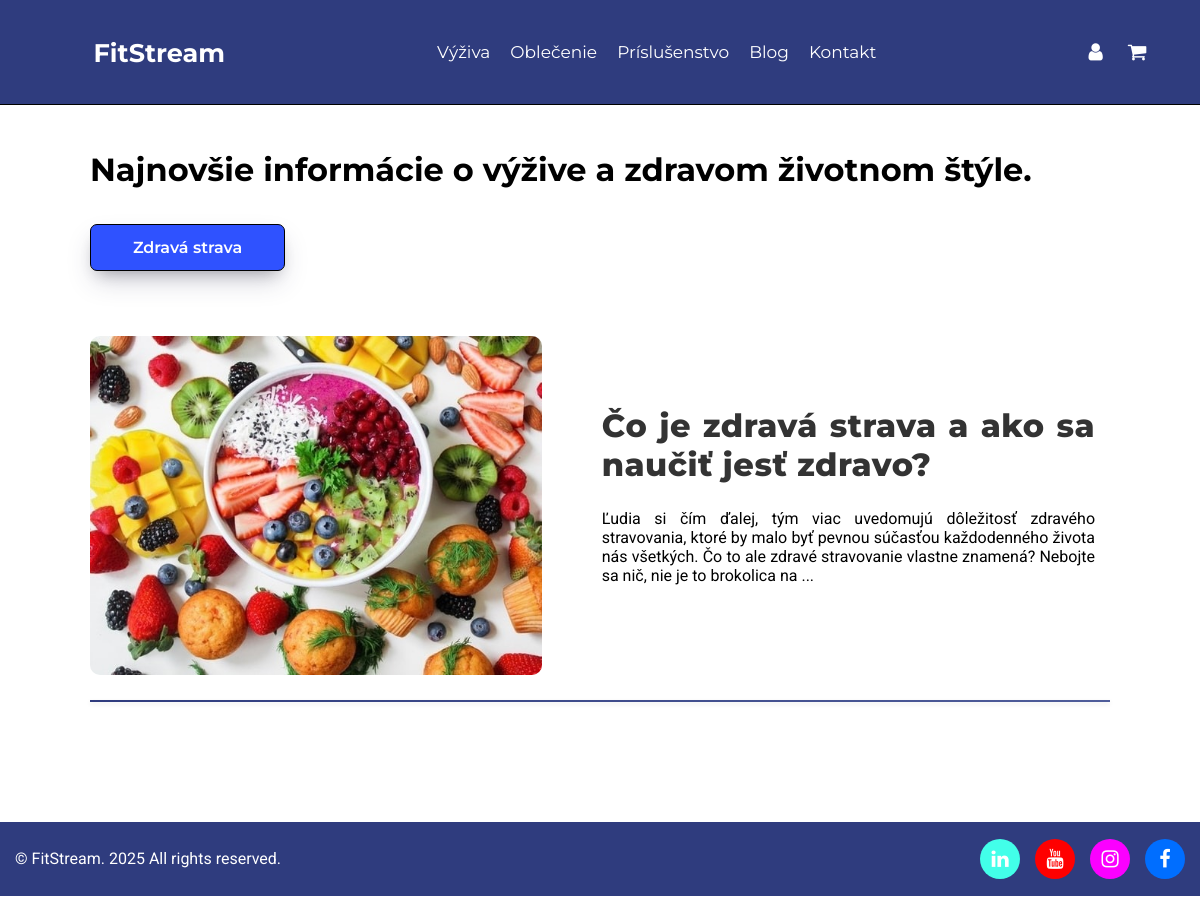
The page /blog.php on the database as committed earlier.
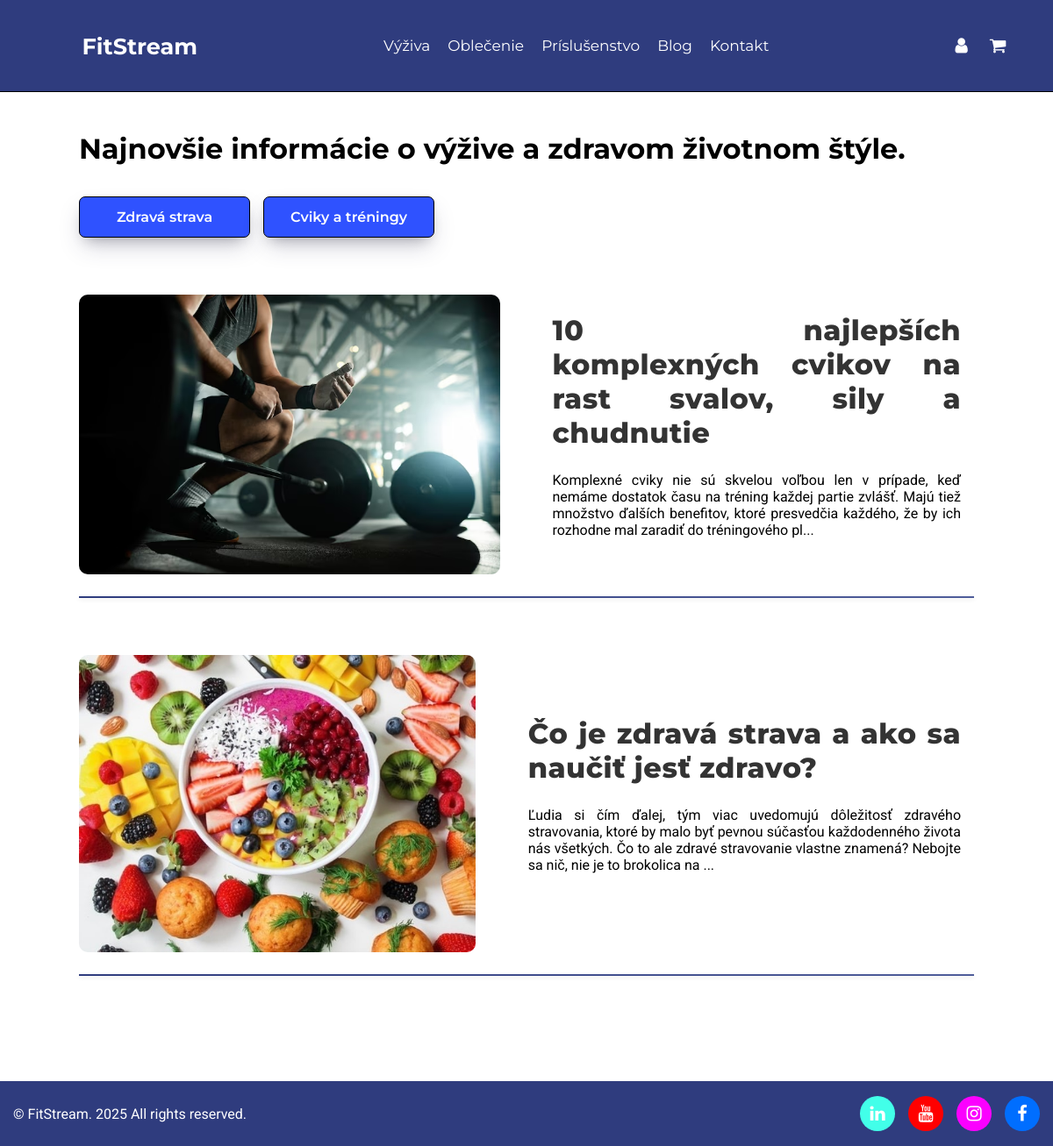
The same page on the database as committed later.
### tables this page shows
CREATE TABLE `navbar` (
  `idnavbar` int(11) NOT NULL,
  `nazov` varchar(200) NOT NULL,
  `url` varchar(255) NOT NULL
);

CREATE TABLE `blog_kategorie` (
  `id_kategorie` int(11) NOT NULL,
  `nazov_kategorie_blog` varchar(255) NOT NULL,
  `datum_vytvorenia` datetime DEFAULT current_timestamp(),
  `datum_upravy` datetime DEFAULT current_timestamp() ON UPDATE current_timestamp()
);

CREATE TABLE `blog` (
  `idblog` int(11) NOT NULL,
  `nazov` varchar(255) NOT NULL,
  `popis` text NOT NULL,
  `img_blog` varchar(255) DEFAULT NULL,
  `img_alt` varchar(255) DEFAULT NULL,
  `id_kategorie` int(11) DEFAULT NULL,
  `id_uzivatel` int(11) NOT NULL,
  `datum_vytvorenia` datetime DEFAULT current_timestamp(),
  `datum_upravy` datetime DEFAULT current_timestamp() ON UPDATE current_timestamp()
);

CREATE TABLE `footer_ikony` (
  `idfooter` int(11) NOT NULL,
  `ikona` varchar(255) NOT NULL,
  `farba_bg` varchar(255) NOT NULL,
  `farba_ikony` varchar(255) NOT NULL,
  `url` varchar(45) NOT NULL
);

### classes/database_con.php (called while the page is built, shortened)
<?php
class Database
{
    private $connection;
    protected function connect(): void
    {
        $config = DATABASE;
        $options = [
            PDO::ATTR_ERRMODE            => PDO::ERRMODE_EXCEPTION,
            PDO::ATTR_DEFAULT_FETCH_MODE => PDO::FETCH_ASSOC,
        ];
        try {
            $dsn = 'mysql:host=' . $config['HOST'] .
                   ';dbname=' . $config['DBNAME'] .
                   ';port=' . $config['PORT'];
            $this->connection = new PDO(
                $dsn,
                $config['USER_NAME'],
                $config['PASSWORD'],
                $options
            );
        } catch (PDOException $e) {
            throw new Exception('Pripojenie zlyhalo: ' . $e->getMessage());
        }
    }
    public function getConnection(): PDO
    {
        return $this->connection;
    }
}
?>

### classes/Blog.php (called while the page is built, shortened)
<?php
require_once $_SERVER['DOCUMENT_ROOT'] . '/FitStream/classes/database_con.php';
class Blog extends Database
{
    protected $conn;
    public function __construct()
    {
        $this->conn = $this->getConnection();
    }
    public function blogVypis()
    {
        if ($this->conn === null) {
            $this->conn = $this->getConnection();
        }
        try {
            $sql = "SELECT * FROM blog ORDER BY datum_vytvorenia DESC";
            $st = $this->conn->prepare($sql);
            $st->execute();
            $rs = $st->fetchAll();
            return $rs;
        } catch (Exception $e) {
            die("Nastala chyba");
        } finally {
            $this->conn = null;
        }
    }
    public function vypisKategorii() : array
    {
        try {
            $sql = "SELECT id_kategorie, nazov_kategorie_blog FROM blog_kategorie;";
            $st = $this->conn->prepare($sql);
            $st->execute();
            return $st->fetchAll();
        } catch(Exception $e) {
            die("Nastala chyba: " . $e->getMessage());
        } finally {
            $this->conn = null;
        }
    }
}

### classes/footer_linky.php (called while the page is built, shortened)
<?php
require_once $_SERVER['DOCUMENT_ROOT'] . '/FitStream/classes/database_con.php';
class Footer extends Database
{
    protected $conn;
    public function __construct()
    {
        $this->conn = $this->getConnection();
    }
    public function footer_Vypis(): array
    {
        try {
            $sql = "SELECT * FROM footer_ikony";
            $st = $this->conn->prepare($sql);
            $st->execute();
            return $st->fetchAll();
        } catch (Exception $e) {
            die("Nastala chyba");
        } finally {
            $this->conn = null;
        }
    }
}

### blog.php (the view, shortened to what this page needs)
<?php include_once "classes/Blog.php"; ?>
<?php
$blog = new Blog();
$vypis_kategorii = $blog-> vypisKategorii();
?>
<?php
$filter = [];
if (isset($_GET['id']) && is_numeric($_GET['id'])) {
    $filter = $blog->filtrovanie($_GET['id']);
} else {
    $filter = $blog->blogVypis();
}
?>
<?php include "parts/header.php";?>
<?php include "parts/navbar.php"; ?>
<div class = "b_pos">
<div class = "zaobalenie_blog">
<div class = "zaobalenie_1_blog">
<h1 class = "Nadpis_blog">Najnovšie informácie o výžive a zdravom životnom štýle.</h1>
<div class = "kategorie_blog">
<?php foreach($vypis_kategorii as $kategoria):?>
    <?php $id_pod =  $kategoria['id_kategorie'];?>
    <a href = "?id=<?php echo $id_pod;?>" style = "background-color: <?php echo $b = (isset($_GET['id']) && $_GET['id'] == $id_pod) ? "#2F3C7E;" :
    "#2f52ff";?>"><?php echo $kategoria['nazov_kategorie_blog'];?></a>
<?php endforeach;?>
</div>
<?php foreach($filter as $polozka):?>
<div class = "box_blog">
<a href="blog_clanok.php?id=<?php echo $polozka['idblog'];?>">
<img src="<?php echo $polozka['img_blog'];?>" alt="">
</a>
<div class = "nadpis_a_popis">
<h1><a href="blog_clanok.php?id=<?php echo $polozka['idblog'];?>"><?php echo $polozka['nazov'];?></a></h1>
<p><?php echo substr($polozka['popis'],0,250);?>...</p>
</div>
</div>
<hr class = "pod">
<?php endforeach;?>
</div>
</div>
<?php include "parts/footer.php"; ?>

### parts/header.php (shortened to what this page needs)
<?php require_once($_SERVER['DOCUMENT_ROOT'] . '/FitStream/classes/Utilities.php');?>
<?php $utilities = new Utilities();?>
<!DOCTYPE html>
<html lang="sk">
<head>
    <?php $nazov = basename($_SERVER['SCRIPT_NAME']);?>
    <?php $utilities->spravaCSS($nazov);?>
    <link rel="stylesheet" href="https://cdnjs.cloudflare.com/ajax/libs/font-awesome/4.7.0/css/font-awesome.min.css">
</head>

### classes/Utilities.php (shortened to what this page needs)
<?php
class Utilities{
    public function spravaCSS(string $nazov_suboru): void{
        $priradenie_css = [
        'index' => ['index.css', 'navbar_sidebar.css', 'footer.css', 'slideshow.css','vseobecne_styly.css'],
        'register' => ['register.css','vseobecne_styly.css'],
        'login' => ['login.css','vseobecne_styly.css'],
        'vyziva' => ['navbar_sidebar.css', 'footer.css', 'vyziva.css','vseobecne_styly.css'],
        'produkt' => ['navbar_sidebar.css', 'footer.css', 'produkt_detail.css','vseobecne_styly.css'],
        'prislusenstvo' => ['navbar_sidebar.css', 'footer.css', 'prislusenstvo.css','vseobecne_styly.css'],
        'oblecenie' => ['navbar_sidebar.css', 'footer.css', 'oblecenie.css','vseobecne_styly.css'],
        'kosik' => ['navbar_sidebar.css', 'footer.css', 'objednavky.css','vseobecne_styly.css'],
        'kontakt' => ['kontakt.css', 'navbar_sidebar.css', 'footer.css','akordeon.css','vseobecne_styly.css'],
        'blog' => ['navbar_sidebar.css', 'footer.css', 'blog.css','vseobecne_styly.css'],
        'blog_clanok' => ['navbar_sidebar.css', 'footer.css', 'blog_clanky.css','vseobecne_styly.css'],
        'nastavenia' => ['nastavenia.css', 'navbar_sidebar.css', 'footer.css','vseobecne_styly.css'],
        'uspesna_objednavka' => ['uspesna_objednavka.css','vseobecne_styly.css'],
        'vypis_udajov' => ['navbar_sidebar.css', 'footer.css','vypis_udajov.css','vseobecne_styly.css'],
        'meno_adresa' => ['navbar_sidebar.css', 'footer.css','meno_adresa.css','vseobecne_styly.css']
        ];
        $rozdelenie = explode(".",$nazov_suboru);
        $nazov_bez_pripony = strtolower($rozdelenie[0]);
        if (array_key_exists($nazov_bez_pripony, $priradenie_css)) {
            foreach ($priradenie_css[$nazov_bez_pripony] as $nazov_css) {
                echo '<link rel="stylesheet" type="text/css" href="' . BASE_URL . 'css/' . $nazov_css . '">';
            }
        }
        }
}

### parts/navbar.php (shortened to what this page needs)
<?php require_once($_SERVER['DOCUMENT_ROOT'] . '/FitStream/classes/navbar_links.php');?>
<?php
$nav = new Navbar();
$vypis_linkov = $nav->navbar_Links();
?>
<nav class = "menu">
    <a href="<?php echo BASE_URL . "index.php";?>" class = "logo"><h1 class>FitStream</h1></a>
    <ul>
        <?php foreach($vypis_linkov as $a):?>
            <a href="<?php echo $a['url'] ;?>"><li><?php echo htmlspecialchars($a['nazov']);?></li></a>
        <?php endforeach?>
        <?php $nav->navratDoAdmina();?>
    </ul>
    <div class = "pr">
        <?php
        $nav->overenieUzivatela();
        ?>
        <a href = "<?php echo BASE_URL . "kosik.php";?>"><i class="fa fa-shopping-cart" id = "shopping_cart" style = "font-size: 20px;"></i></a>
       </div>
</nav>

### classes/navbar_links.php (shortened to what this page needs)
<?php
require_once $_SERVER['DOCUMENT_ROOT'] . '/FitStream/classes/database_con.php';
class Navbar extends Database
{
    protected $conn = null;
    public function __construct()
    {
        $this->conn = $this->getConnection();
    }
    public function navbar_Links(): array
    {
        try {
            $sql = "SELECT * FROM navbar";
            $st = $this->conn->prepare($sql);
            $st->execute();
            return $st->fetchAll();
        } catch (Exception $e) {
            die("Nastala chyba");
        } finally {
            $this->conn = null;
        }
    }
    public function overenieUzivatela(): void
    {
        if (isset($_SESSION['user_id']) && $_SESSION['user_rola'] == 1) {
            echo '<a href="config/logout.php"><i class="fa fa-sign-out" style="font-size: 20px;" id="log"></i></a>';
            echo '<a href="' . BASE_URL . 'nastavenia/nastavenia.php?id=' . $_SESSION['user_id'] . '"><i class="fa fa-gear"></i></a>';
        } else if (isset($_SESSION['user_id']) && $_SESSION['user_rola'] == 0) {
            echo '<a href="config/logout.php"><i class="fa fa-sign-out" style="font-size: 20px;" id="log"></i></a>';
            echo '<a href=""><i class="fa fa-gear"></i></a>';
        } else {
            echo '<a href="' . BASE_URL . 'login.php"><i class="fa fa-user" style="font-size: 20px;" id="log"></i></a>';
        }
    }
}

### parts/footer.php (shortened to what this page needs)
<?php require_once($_SERVER['DOCUMENT_ROOT'] . '/FitStream/classes/footer_linky.php');?>
<?php
$footer = new Footer();
$footer_vypis = $footer->footer_Vypis();
?>
<footer>
    <div class = "bottom_footer">
        <div class = "footer_rights"><p class = ""> &copy; <span id="year"></span>FitStream. <?php echo(date("Y")); ?> All rights reserved.</p></div>
            <div class = "social_media_links">
                <?php foreach($footer_vypis as $a): ?>
                    <a href="<?php echo htmlspecialchars($a['url']); ?>"  class="social"
                    style="background-color: <?php echo htmlspecialchars($a['farba_bg']); ?>;
                    color: <?php echo htmlspecialchars($a['farba_ikony']); ?>">
                   <i class="<?php echo htmlspecialchars($a['ikona']); ?>" style="font-size: 20px;"></i>
                   </a>
                <?php endforeach; ?>
         </div>
            </div>
</footer>
</body>
</html>

### css/navbar_sidebar.css (style rules this page uses)
nav { display: flex; background-color: #2F3C7E; align-items: center; justify-content: space-around; color: white; padding: 17px 20px; position: fixed; top: 0; left: 0; width: 100%; z-index: 1; border-bottom: 1px solid black; font-size: 15px; z-index: 1000; height:70px; }
nav ul { display: flex; flex-direction: row; padding: 10px 55px; list-style: none; }
nav ul li { margin: 0 10px }
nav a { color: white; text-decoration: none; cursor: pointer; font-weight: 400; font-size: 17px; }
.pr { display: flex; gap: 25px; position: relative; }
.sidebar .ds #shopping_cart, #log, #hladat { cursor: pointer; color: white; }

### css/footer.css (style rules this page uses)
footer { display: flex; flex-direction: column; background-color: #2F3C7E; color: white; padding: 17px 15px; margin-top: 120px; }
.social_media_links { display: flex; gap: 15px; justify-content: flex-end; align-items: center; flex-direction: row; }
.bottom_footer { display: flex; width: 100%; justify-content: space-between; align-items: center; flex-wrap: wrap; }
.social { width: 40px; height: 40px; border-radius: 50%; display: flex; justify-content: center; align-items: center; transition: transform 0.3s ease, opacity 0.3s ease; border: none; cursor: pointer; text-decoration: none; }
.footer_rights { font-size: 16px; display: flex; justify-content: flex-start; align-items: flex-end; }

### css/blog.css (style rules this page uses)
.b_pos { margin-top: 150px; }
.zaobalenie_blog { display: flex; flex-direction: column; max-width: 100%; place-self: center; justify-content: center; }
.zaobalenie_1_blog { display: flex; flex-direction: column; max-width: 85%; place-self: center; justify-content: center; }
.box_blog { margin-top: 45px; display: flex; }
.box_blog img { width: 100%; max-height: 350px; display: block; margin-top: 20px; border-radius: 10px; transition: transform 0.4s ease, filter 0.3s ease-in-out; }
.nadpis_a_popis { display: flex; flex-direction: column; margin-left: 45px; justify-content: center; gap: 25px; width: 50%; word-wrap: break-word; text-align: justify; padding: 10px 15px; }
.nadpis_a_popis a { color: #333; text-decoration: none; font-weight: 800; letter-spacing: 0.5px; transition: color 0.3s ease, text-decoration 0.3s ease; }
.pod { margin-top: 25px; border: 0; height: 2px; background: linear-gradient(to right, #2F3C7E, #4F5D9A); width: 100%; box-shadow: 0 2px 5px rgba(0, 0, 0, 0.1); }
.kategorie_blog { gap: 15px; display: flex; flex-wrap: wrap; }
.Nadpis_blog { margin-bottom: 35px; }
.kategorie_blog a { display: flex; justify-content: center; align-items: center; min-width: 15%; max-width: 20%; height: 45px; color: white; background-color: #2f52ff; border-radius: 7px; padding: 0 20px; font-size: 16px; font-weight: 600; border: 1px solid black; text-decoration: none; cursor: pointer; transition: all 0.3s ease; box-shadow: rgba(50, 50, 93, 0.25) 0px 13px 27px -5px, rgba(0, 0, 0, 0.3) 0px 8px 16px -8px; }

### css/vseobecne_styly.css (style rules this page uses)
* { margin: 0; padding: 0; }
h1,h2,h3,h4,h5,h6,a { font-family:'Montserrat'; }
p { font-family: 'Roboto'; }

Rows that differ between the two databases and show on the page:
added blog_kategorie: nazov_kategorie_blog "Cviky a tréningy"
added blog: img_blog (picture), nazov "10 najlepších komplexných cvikov na rast svalov, sily a chudnutie", popis "Komplexné cviky nie sú skvelou voľbou len v prípade, keď nemáme dostatok času na tréning každej partie zvlášť. Majú tiež množstvo ďalších benefitov, ktoré presvedčia každého, že by ich rozhodne mal zaradiť do tréningového pl"
